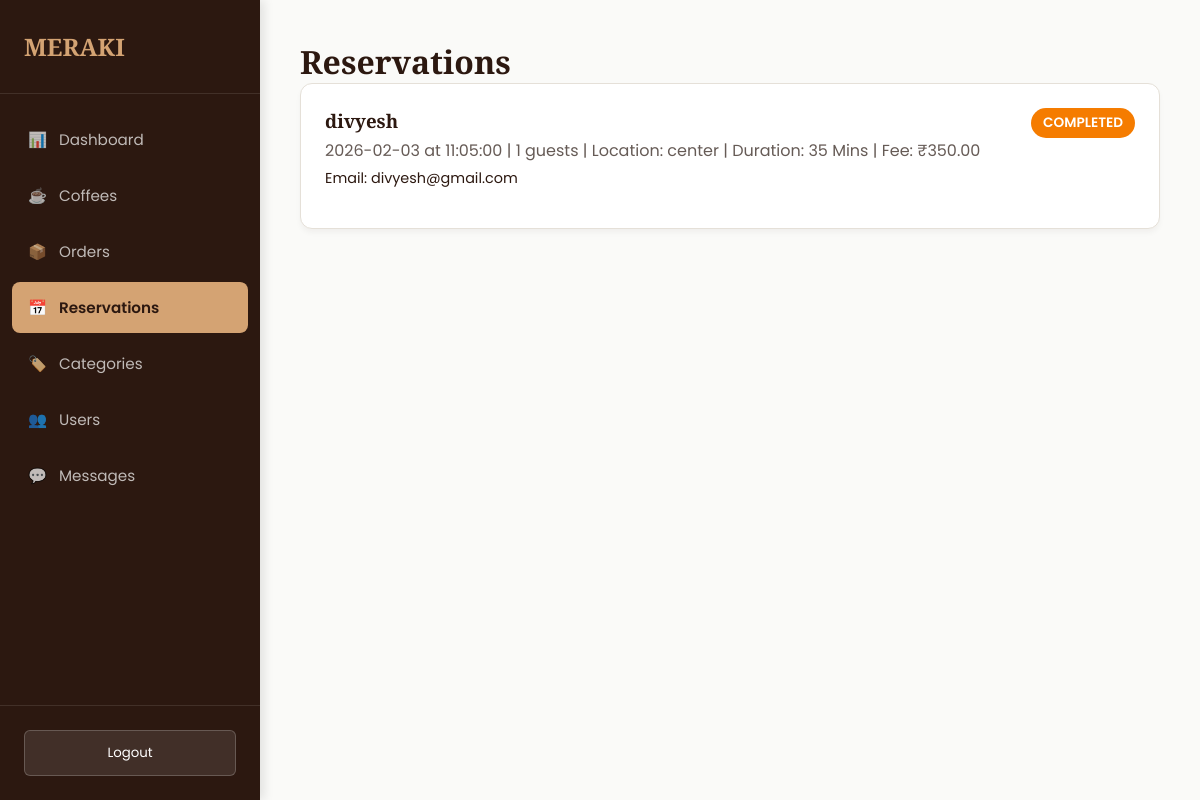
The page /Admin/table.php (signed in) on the database its author committed.
### tables this page shows
CREATE TABLE `reservations` (
  `id` int(11) NOT NULL,
  `name` varchar(100) NOT NULL,
  `email` varchar(100) NOT NULL,
  `date` date NOT NULL,
  `time` time NOT NULL,
  `person` int(11) NOT NULL,
  `user_id` int(11) DEFAULT NULL,
  `table_id` int(11) DEFAULT NULL,
  `status` varchar(20) NOT NULL DEFAULT 'Pending',
  `created_at` datetime NOT NULL DEFAULT current_timestamp(),
  `location` varchar(100) DEFAULT NULL,
  `booking_fee` decimal(10,2) DEFAULT 0.00,
  `duration_mins` int(11) DEFAULT 10,
  `phone` varchar(20) DEFAULT NULL
);

### Admin/table.php (the view, shortened to what this page needs)
<?php
$conn = new mysqli('localhost', 'root', '', 'kapetann');
$reservations = [];
$q = $conn->query("SELECT r.*, u.username
                   FROM reservations r
                   LEFT JOIN users u ON r.user_id=u.id
                   ORDER BY r.date DESC");
while ($row = $q->fetch_assoc()) {
    $reservations[] = $row;
}
?>
<!DOCTYPE html>
<html>
<head>
</head>
<body>
    <?php include 'sidebar.php'; ?>
    <main class="main-content">
        <h1>Reservations</h1>
        <?php foreach ($reservations as $r): ?>
            <div class="card" id="reservation-<?= $r['id'] ?>">
                <div style="display:flex; justify-content:space-between; align-items:start;">
                    <div>
                        <h3 style="margin:0;"><?= $r['name'] ?></h3>
                        <p style="color:var(--text-secondary); margin:5px 0;"><?= $r['date'] ?> at <?= $r['time'] ?> |
                            <?= $r['person'] ?> guests | Location: <?= htmlspecialchars($r['location']) ?> | Duration: <?= $r['duration_mins'] ?> Mins | Fee: ₹<?= number_format($r['booking_fee'], 2) ?>
                        </p>
                        <p style="font-size:0.9rem;">Email: <?= $r['email'] ?></p>
                    </div>
                    <?php
                    $st = $r['status'] ?? 'Pending';
                    $badgeColor = ($st === 'Confirmed') ? '#2e7d32' : (($st === 'Cancelled') ? '#c62828' : '#f57c00');
                    ?>
                    <span class="status-badge" style="background: <?= $badgeColor ?>;"><?= $st ?></span>
                </div>
            </div>
        <?php endforeach; ?>
    </main>
</body>
</html>

### Admin/styles.php (style rules this page uses)
:root { --sidebar-bg: #2C1810; --sidebar-hover: #3E2C26; --sidebar-active: #D4A373; --sidebar-text: #F3F0EB; --main-bg: #FAFAF8; --card-bg: #FFFFFF; --text-primary: #2C1810; --text-secondary: #665b56; --accent: #D4A373; --accent-hover: #b08d55; --border: #E5E0D8; --shadow: 0 4px 6px -1px rgba(44, 24, 16, 0.05); --shadow-lg: 0 10px 15px -3px rgba(44, 24, 16, 0.1); --danger: #ef4444; --success: #10b981; }
* { margin: 0; padding: 0; box-sizing: border-box; }
body { font-family: 'Poppins', sans-serif; background: var(--main-bg); color: var(--text-primary); min-height: 100vh; display: flex; }
h1, h2, h3, .brand-font { font-family: 'Playfair Display', serif; }
.main-content { flex: 1; margin-left: 260px; padding: 40px; }
.card { background: var(--card-bg); border-radius: 12px; padding: 24px; box-shadow: var(--shadow); border: 1px solid var(--border); margin-bottom: 24px; }
.status-badge { padding: 4px 10px; border-radius: 20px; font-size: 0.75rem; font-weight: 600; text-transform: uppercase; }

### Admin/table.php (style rules this page uses)
.status-badge { padding: 5px 12px; border-radius: 20px; font-size: 0.85rem; font-weight: 600; color: white; }

### rows shown on the page
reservations: name "divyesh", date "2026-02-03", time "11:05:00", person "1", location "center", duration_mins "35", booking_fee "350.00", email "divyesh@gmail.com", status "COMPLETED"
